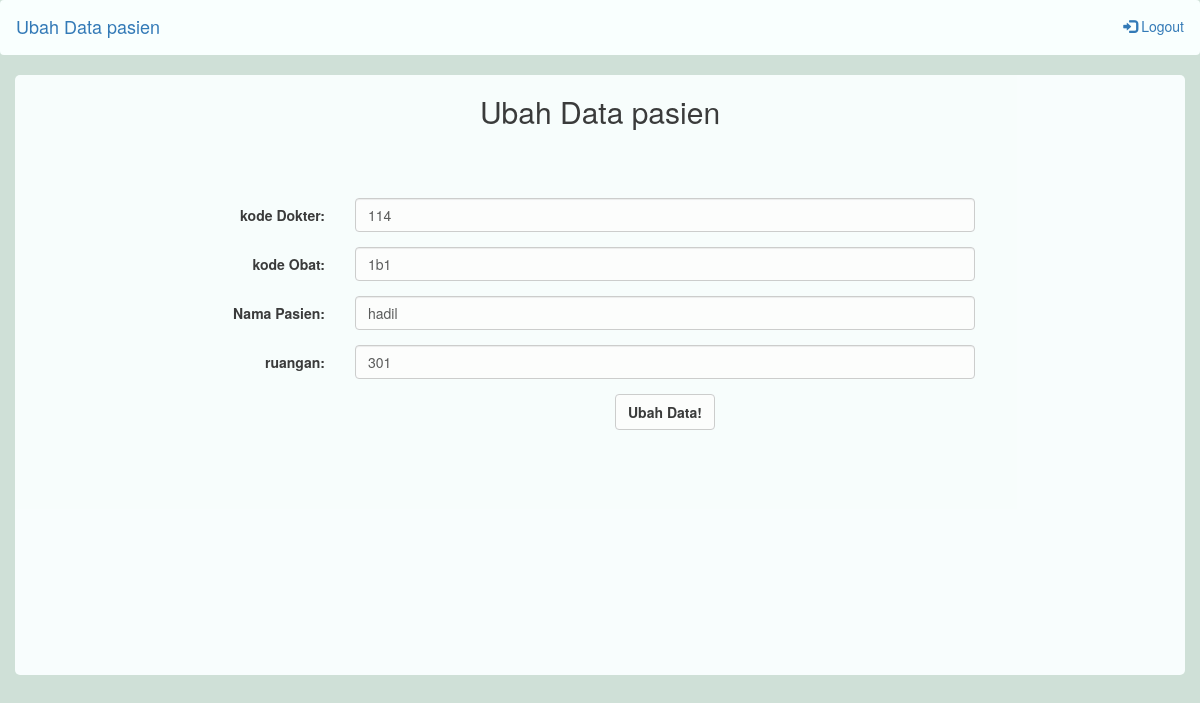
/ubahpasien.php?id=2, run on the app's committed database.
### tables this page shows
CREATE TABLE `pasien` (
  `id_pasien` varchar(10) NOT NULL,
  `kode_dokter` varchar(30) NOT NULL,
  `kode_obat` varchar(11) NOT NULL,
  `nama_pasien` varchar(30) NOT NULL,
  `kd_ruang` varchar(11) NOT NULL
);

### functions.php (called while the page is built, shortened)
<?php
$link=mysqli_connect("localhost","root","","rumah sakit");
function query ($query) {
	global $link;
	$result= mysqli_query ($link, $query);
	$rows= [];
	while( $row= mysqli_fetch_assoc($result) ){
		$rows[]= $row;
	}
	return $rows;
}
 ?>

### ubahpasien.php (the view, shortened to what this page needs)
<?php
require 'functions.php';
$id= $_GET["id"];
$mhs= query("SELECT *FROM pasien WHERE id_pasien=$id")[0];
 ?>
<!DOCTYPE html>
<html>
<head>
  <link rel="stylesheet" type="text/css" href="css/bootstrap.css">
  <link rel="stylesheet" type="text/css" href="css/bootstrap.min.css">
  <link rel="stylesheet" type="text/css" href="css/aos.css">
  <link rel="stylesheet" type="text/css" href="css/style.css">
</head>
<body style="background-color: #cfe0d7; ">
	<nav class="navbar" style="background-color: #f9fffe;">
  <div class="container-fluid">
    <div class="navbar-header">
      <a class="navbar-brand" href="#">Ubah Data pasien</a>
    </div>
    <ul class="nav navbar-nav navbar-right">
      <li><a href="logout.php"><span class="glyphicon glyphicon-log-in"></span> Logout</a></li>
    </ul>
  </div>
</nav>
<div class="container" style="border: 0px;  background-color: #faffff;border-radius: 5px; opacity: .95; min-height: 600px;">
	<div class="row text-center">
		<h2>Ubah Data pasien</h2>
		<div class="col-sm-10 " style="margin-top: 60px;">
			<form class="form-horizontal" role="form" method="post">
		  <div class="form-group">
		    <label class="control-label col-sm-4" for="kode_dokter">kode Dokter:</label>
		    <div class="col-sm-8">
		      <input type="text" class="form-control" id="kode_dokter" name="kode_dokter" required value="<?= $mhs["kode_dokter"];?>" >
		    </div>
		  </div>
		  <div class="form-group">
		    <label class="control-label col-sm-4" for="kode_obat">kode Obat:</label>
		    <div class="col-sm-8">
		      <input type="text" class="form-control" id="kode_obat" name="kode_obat" required value="<?= $mhs["kode_obat"]; ?>" >
		    </div>
		  </div>
		  <div class="form-group">
		    <label class="control-label col-sm-4" for="nama_pasien">Nama Pasien:</label>
		    <div class="col-sm-8">
		      <input type="text" class="form-control" id="nama_pasien" name="nama_pasien" required value="<?= $mhs["nama_pasien"];?>" >
		    </div>
		  </div>
		  <div class="form-group">
		    <label class="control-label col-sm-4" for="kode_ruang">ruangan:</label>
		    <div class="col-sm-8">
		      <input type="text" class="form-control" id="kode_ruang" name="kd_ruang" required value="<?= $mhs["kd_ruang"];?>" >
		    </div>
		  </div>
		  <div class="form-group">
		    <div class="col-sm-offset-4 ">
		      <button type="submit" name="submit" class="btn btn-default">Ubah Data!</button>
		    </div>
		  </div>
		</form>
		</div>
	</div>
</div>
</body>
</html>

### css/style.css (style rules this page uses)
body, html { height: 100%; background-repeat: no-repeat; }
.btn { font-weight: 700; height: 36px; -moz-user-select: none; -webkit-user-select: none; user-select: none; cursor: default; }

### ubahpasien.php (style rules this page uses)
li { margin-bottom: 3px; }

### data on the page
pasien: kode_dokter "114", kode_obat "1b1", nama_pasien "hadil", kd_ruang "301"
